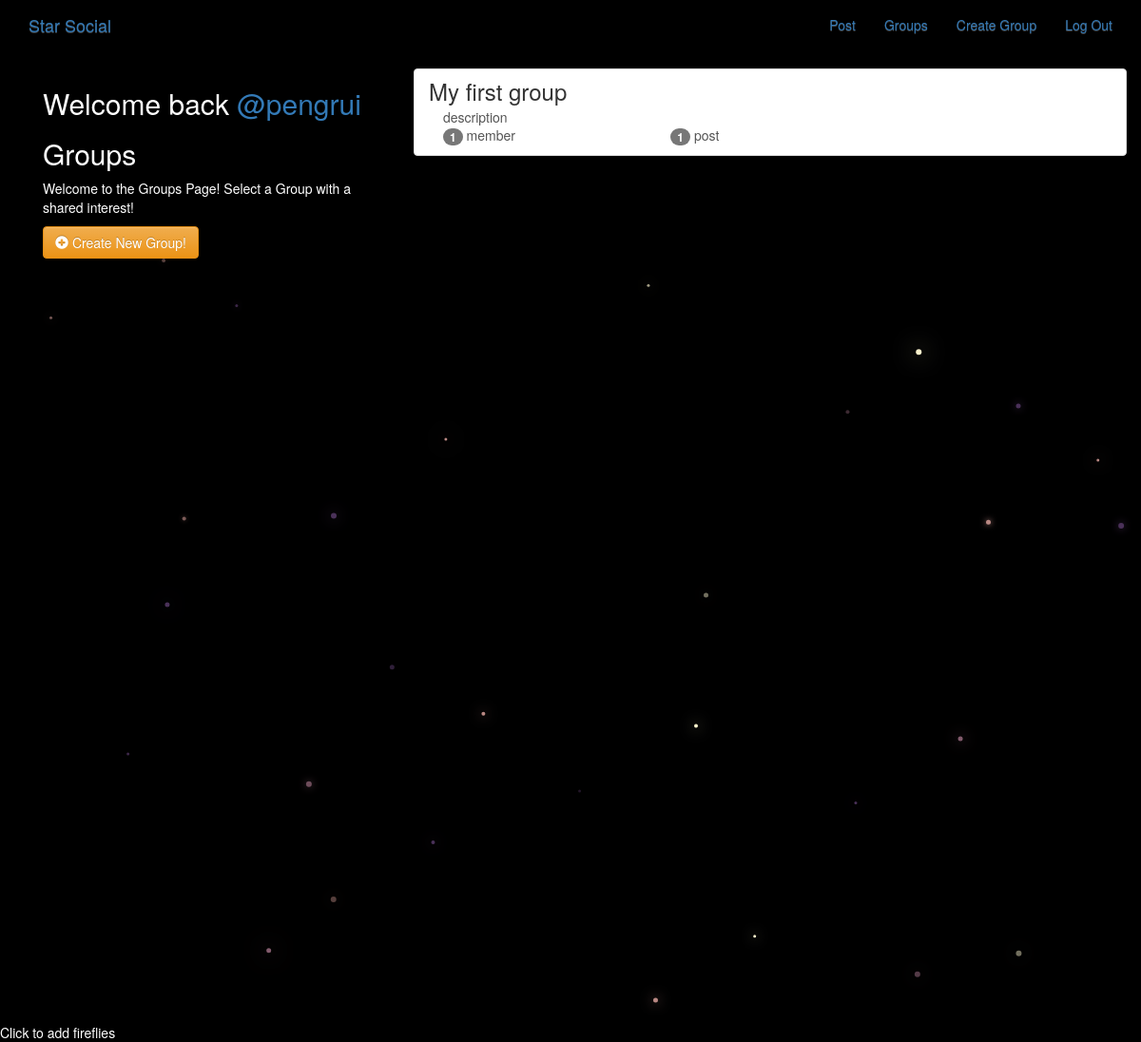
The page /groups/ (signed in) on the database its author committed.
### groups/models.py (models this page shows, shortened)
class Group(models.Model):
    name = models.CharField(max_length=256, unique=True)
    slug = models.SlugField(allow_unicode=True, unique=True)
    description = models.TextField(blank=True, default='')
    description_html = models.TextField(editable=False, default='', blank=True)
    members = models.ManyToManyField(User, through='GroupMember')
    class Meta:
        ordering = ['name']

### groups/views.py (the view)
# urls.py: path("", views.ListGroups.as_view(), name='all'),
class ListGroups(generic.ListView):
    model = Group

### groups/templates/groups/group_list.html
{% extends "groups/group_base.html" %}
{% block pregroup %}
<div class="col-md-4">
    <div class="content">
        {% if user.is_authenticated %}
        <h2>
            Welcome back
            <a href="{% url 'posts:for_user' username=user.username %}">@{{user.username }}</a>
        </h2>
        {% endif %}
        <h2>Groups</h2>
        <p>Welcome to the Groups Page! Select a Group with a shared interest!</p>
    </div>
    {% if user.is_authenticated %}
    <a href="{% url 'groups:create' %}" class="btn btn-md btn-fill btn-warning"><span
            class="glyphicon glyphicon-plus-sign"></span> Create New Group!</a>
    {% endif %}
</div>
{% endblock %}
{% block group_content %}
<div class="col-md-8">
    <div class="list-group">
        {% for group in object_list %}
        <a class="list-group-item" href="{% url 'groups:single' slug=group.slug %}">
            <h3 class="title list-group-item-heading">{{ group.name }}</h3>
            <div class="list-group-item-text container-fluid">
                {{ group.description_html|safe }}
                <div class="row">
                    <div class="col-md-4">
                        <span class="badge">{{ group.members.count }}</span> member{{ group.members.count|pluralize }}
                    </div>
                    <div class="col-md-4">
                        <span class="badge">{{ group.posts.count }}</span> post{{ group.posts.count|pluralize }}
                    </div>
                </div>
            </div>
        </a>
        {% endfor %}
    </div>
</div>
{% endblock %}

### static/simplesocial/css/master.css (style rules this page uses)
body { margin: 0; overflow: hidden; background-color: black; color: white; }

### rows shown on the page
Group: name "My first group", description_html "description", members.count "1", posts.count "1"

### other values the page prints
{{ user.username }} "pengrui"
